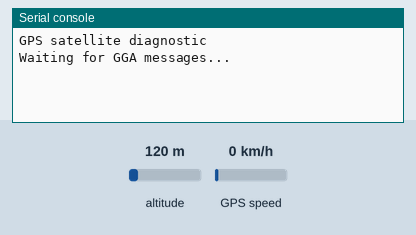
Bench run of a program on a simulated Raspberry Pi Pico running MicroPython. On the bench: the last lines printed to the serial console. The inputs (shaded band) are chosen by the test bench; at power-on: altitude 120 m, GPS speed 0 km/h. The GPS gets a fix after 3 s at 37.7749, -122.4194 with 8 satellites.

Above: at 1.2 s.
1.3 s: altitude set to 20 m
At 1.3 s:
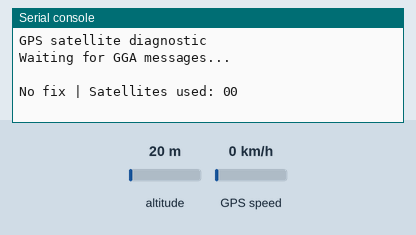
4.7 s: altitude set to 250 m
At 6.0 s:
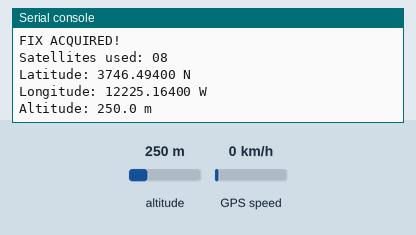

Measured:
- after the input at 4.7 s, the serial console: prints a new line after 0.52 s (image 2)

The program:

main.py
```python
from machine import UART, Pin
import time

gps = UART(0, baudrate=9600, tx=Pin(0), rx=Pin(1))

print("GPS satellite diagnostic")
print("Waiting for GGA messages...\n")

while True:
    line = gps.readline()

    if line:
        try:
            s = line.decode("ascii").strip()

            if s.startswith(("$GPGGA", "$GNGGA")):
                f = s.split(",")

                if len(f) >= 10:
                    fix = f[6] or "0"
                    sats = f[7] or "0"

                    if fix != "0":
                        print("|------------------------------------------|")
                        print("FIX ACQUIRED!")
                        print("Satellites used:", sats)
                        print("Latitude:", f[2], f[3])
                        print("Longitude:", f[4], f[5])
                        print("Altitude:", f[9], "m")
                    else:
                        print("No fix | Satellites used:", sats)

        except (ValueError, IndexError):
            pass

    time.sleep_ms(100)
```
